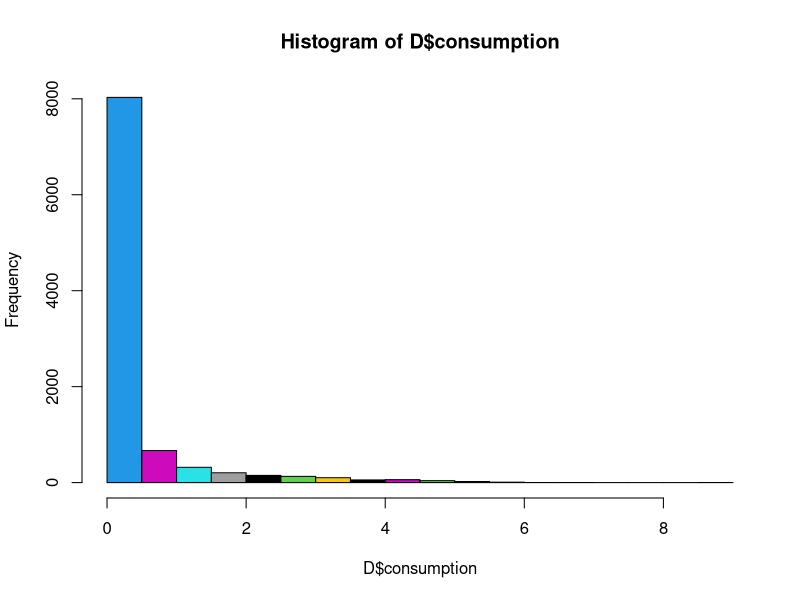
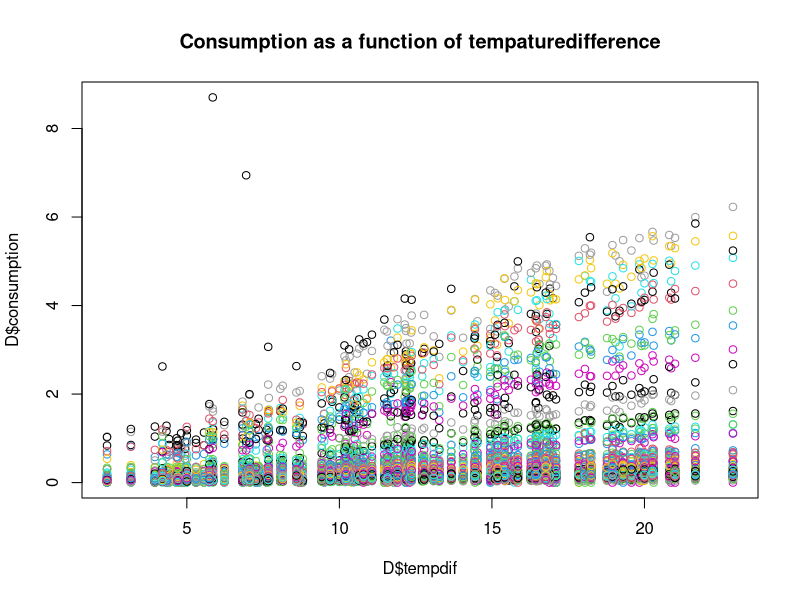
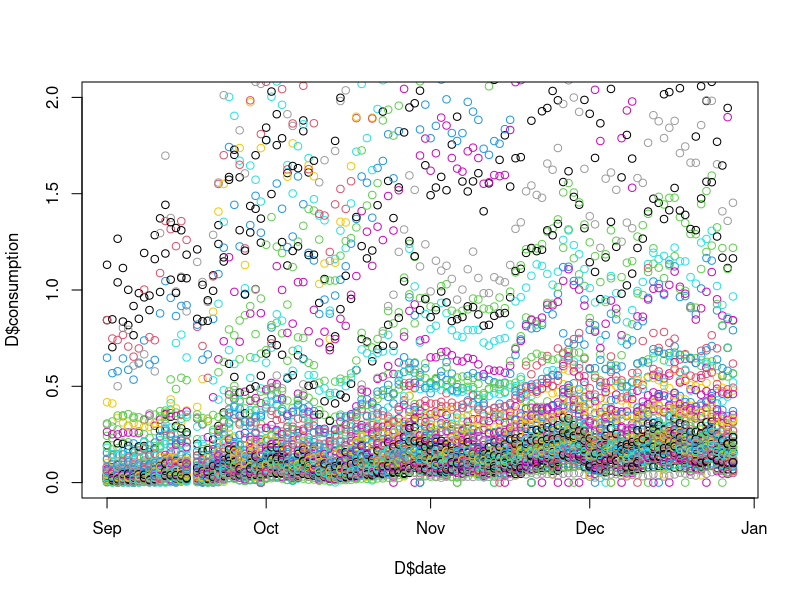
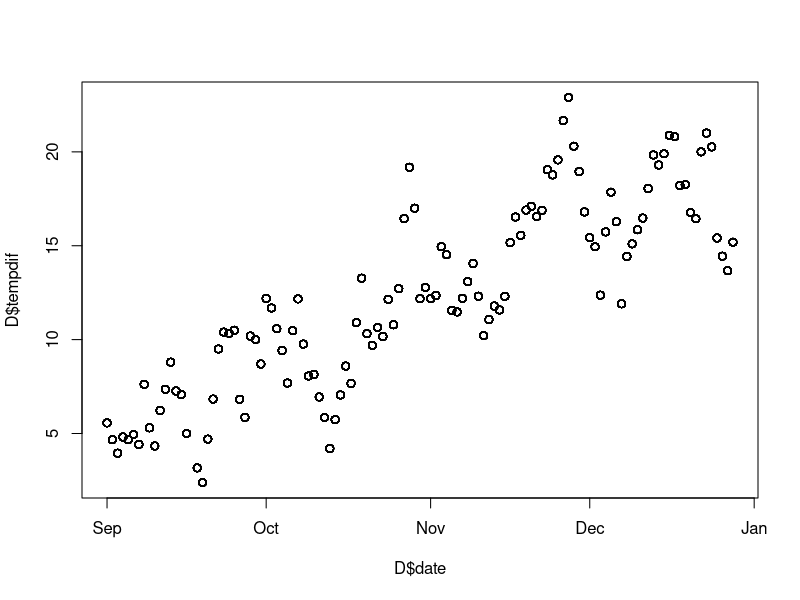
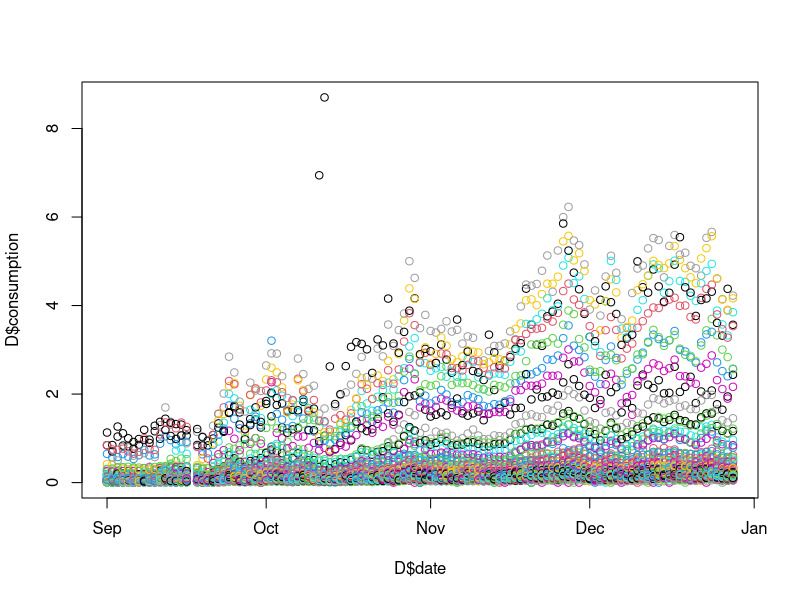
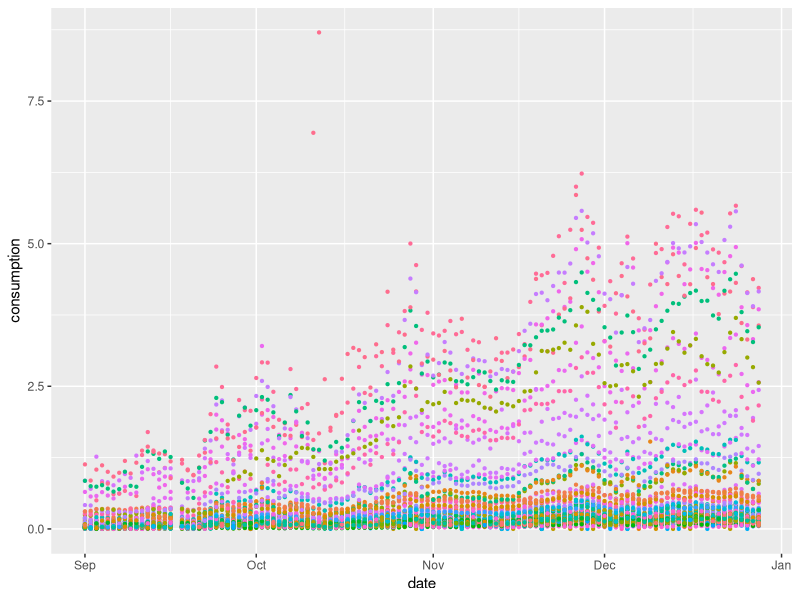
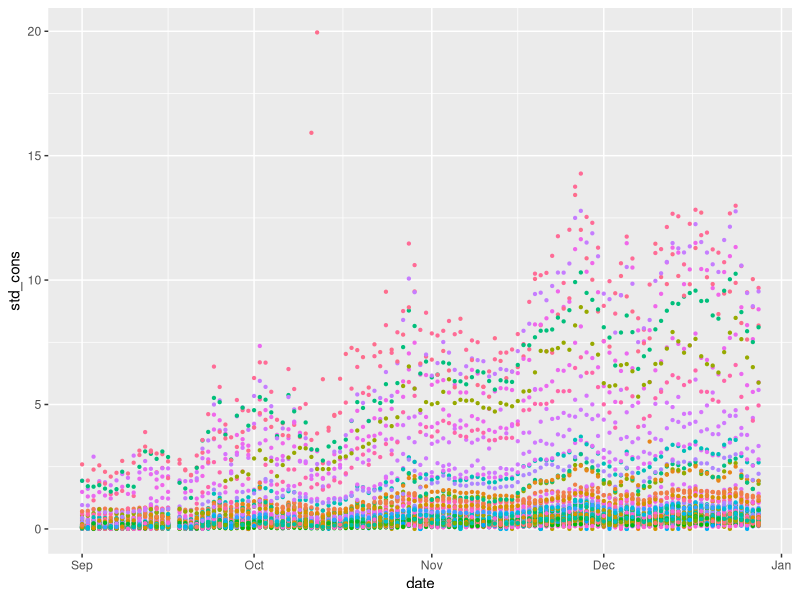
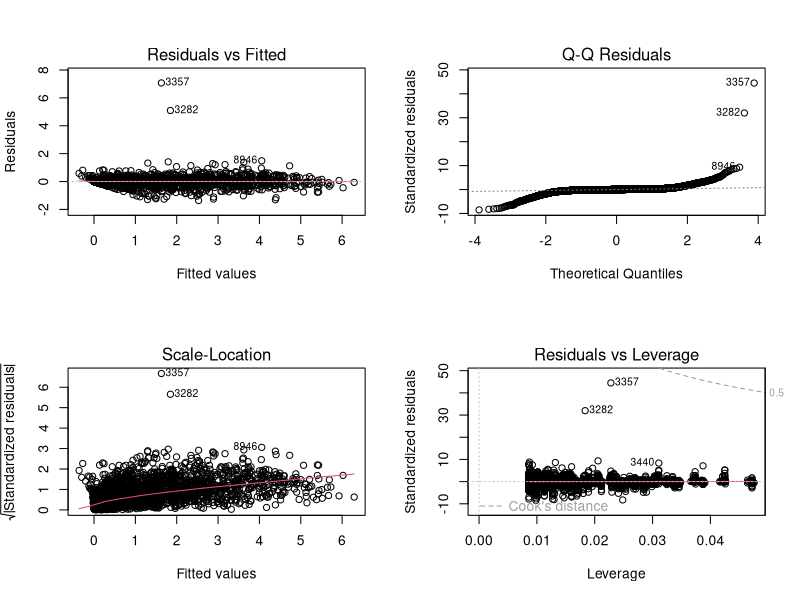

Write the R code that produced these figures, in order. (Note: this script raises an error after producing the figures.)
#### Introduction ####
rm(list=ls())
library(tidyverse)
library(ggplot2)
library(car)
library(stringr)
library(xtable)

#### Loading the data ####
D <- read.csv("merged_data.csv", header=TRUE)

#### Changing the datatable #####
str(D)
D <- mutate(D,
                across(c(dir, cond, fog, rain, ID),factor)
)

D$date <- as.POSIXct(D$date, tz = "UTC")
str(D)

# Adding to temp difference column to the dataframe 
D$tempdif <- 21 - D$temp


#### Creating initalizing plots ####
# Pairplot of all variables 
#plot(D,col=D$ID,main="Pairsplot of dataframe")

# Histogram of consumptions in general 
hist(D$consumption,col=D$ID)

par(mfrow=c(1,1))
# Consumption as a function of temp ( slopes seem to depend on Ua (isolation))
#plot(D$consumption ~ D$temp, col=D$ID, main = "Consumption as a function of tempature")
plot(D$consumption ~ D$tempdif, col=D$ID, main = "Consumption as a function of tempaturedifference")
plot(D$consumption ~ D$date, ylim=c(0,2), col=D$ID)
plot(D$tempdif ~ D$date)
plot(D$consumption ~ D$date, col=D$ID)

ggplot(D,aes(x=date, y=consumption,col=ID)) + 
  geom_point(size=0.8) + theme(legend.position = "none") 
# shows date needs to be factorized in some sort of way


# Consumption as a function of hum 
#plot(D$consumption ~ D$hum, col=D$ID, main = "Consumption as a function of humidity")


# Box plot af consumption as a function of ID
#plot(D$consumption ~ D$ID, col=D$ID, main="Boxplot of consumption as a function of ID") 
#plot(D$consumption ~ D$ID, col=D$ID, main="Boxplot of consumption as a function of ID",ylim=c(0,1)) 

D <- select(D,!c("temp"))



# getting start/end_date int (mutating the date variable)
date <- mutate(D, dag=str_split_fixed(date,"-",3)[ ,3])
date <- mutate(date, start_or_end = ifelse(as.integer(dag)<15, "START","END")) %>% 
  mutate(start_or_end = factor(start_or_end))

# Trying one fit
#it <- lm(consumption~tempdif+ID+tempdif:start_or_end,date)
#Anova(fit)
#coplot(consumption ~ tempdif | start_or_end,date,col=date$ID)

# And another
#fit <- lm(consumption~tempdif+ID+tempdif:start_or_end +ID:tempdif:start_or_end,date)

#par(mfrow=c(2,2))
#plot(fit)

# Minimum model
mean_cons<- mean(D$consumption)
D <- mutate(date, std_cons=consumption/mean_cons)

ggplot(D,aes(x=date, y=std_cons,col=ID)) + 
  geom_point(size=0.8) + theme(legend.position = "none") 

D_no_clima <- select(D, ID,start_or_end, tempdif, consumption)
fit <- lm(consumption ~ .^2, data=D_no_clima, k=log(nrow(D)))
drop1(fit,test="F")
new_fit <- step(fit, test="F",correlation = TRUE)
Anova(new_fit,correlation=TRUE)
drop1(new_fit)
AIC(new_fit)


# Looking for outliers
par(mfrow=c(2,2))
plot(new_fit)

# Removing outliers
remove <- c(3357,3282,3440)
D <- D[!(row.names(D) %in% remove ),]
D_no_clima<- D_no_clima[!(row.names(D_no_clima) %in% remove),]

fit4 <- lm(std_cons ~ (ID + start_or_end + tempdif)^4, D_no_clima)
fit2 <- lm(std_cons ~ (ID + start_or_end + tempdif)^2, D_no_clima)
AIC(fit4, fit2)
par(mfrow=c(2,2))
plot(fit)
summary(fit)

# adding some clima
fit_clima <- step(update(fit, .~. + D$hum*D$wind_spd), test ="F", scope = ~.^2)
anova(fit_clima, fit) # They are sig dif
AIC(fit_clima, fit) # fit_clima er bedre 
Anova(fit_clima)
plot(fit_clima)


########################################################
# Gammel stuff herfra
########################################################

# Adding MORE clima to the party
# with a maximum model
D_scope <- select(D, !c("date", "consumption","dag"))


fit_scope <- lm(std_cons~. ,D_scope)
new_fit <- step(fit_scope, scope = ~.^4 , k=log(nrow(D_scope)), test = "F")
#formula = std_cons ~ ID + hum + wind_spd + dir + vis + pressure + 
#  cond + tempdif + ID:tempdif + vis:tempdif + dir:pressure + 
#  dir:cond + pressure:cond + pressure:tempdif + hum:tempdif

# Makes no sense (but is significant)
f1 <- update(new_fit, .~. -hum:start_or_end)
Anova(new_fit)
f2 <- update(new_fit, .~. -tempdif:start_or_end )
Anova(new_fit)


summary(new_fit, correlation = T)

# dropping aliased coeff
nf <- update(.~.-dew_pt:tempdif,new_fit)



##########################################################ECTS

# Vi tager vis med da den er resultat af cond,fog og rain
par(mfrow=c(1,1))
Anova(lm(vis ~ cond + fog + rain,D))

f <- update(fit, .~. + D$wind_spd*D$dir)
Anova(f)

# Fog i not significant
f <- update(f, .~. + D$fog*D$wind_spd)
Anova(f)
f <- update(f, .~. -D$fog:D$wind_spd)
Anova(f)

# Rain
f <- update(f, .~. +D$rain)
Anova(f)

#
f <- update(f, .~. +D$vis)
Anova(f)

f <- update(f, .~. +D$rain*D$vis)
Anova(f)
